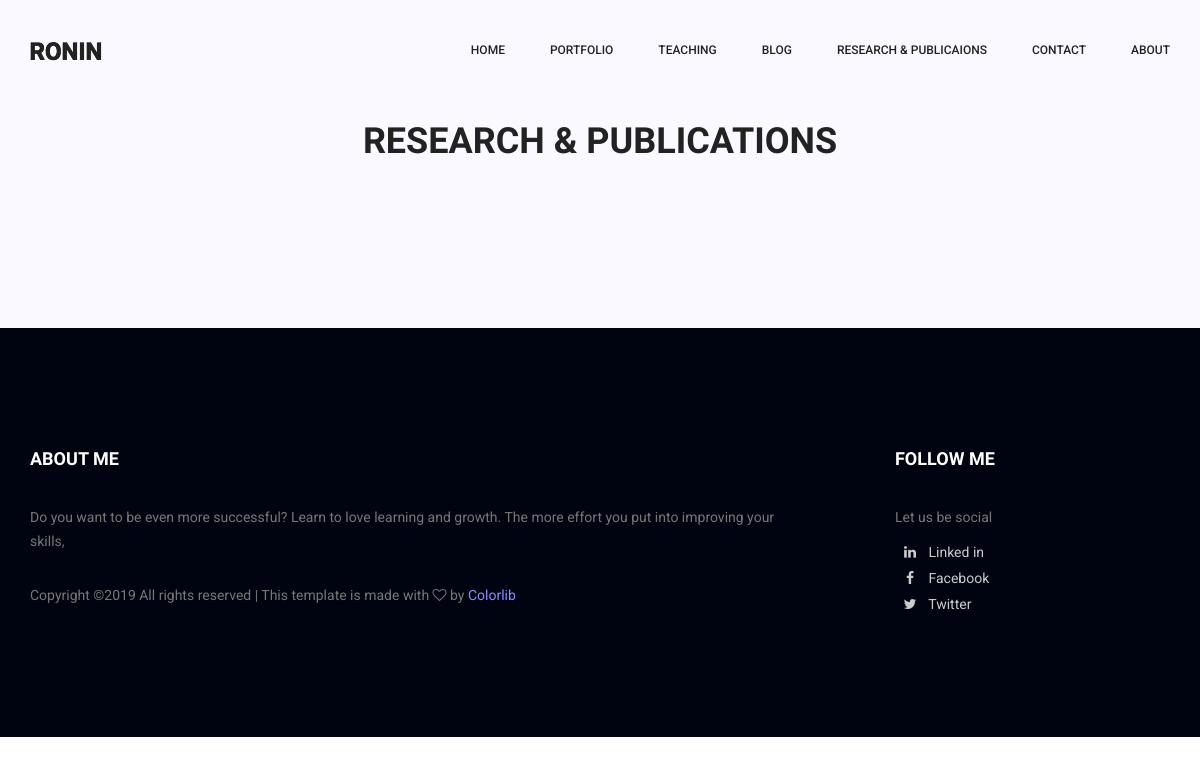
/research-and-publications/, run on an earlier commit of the app's database.
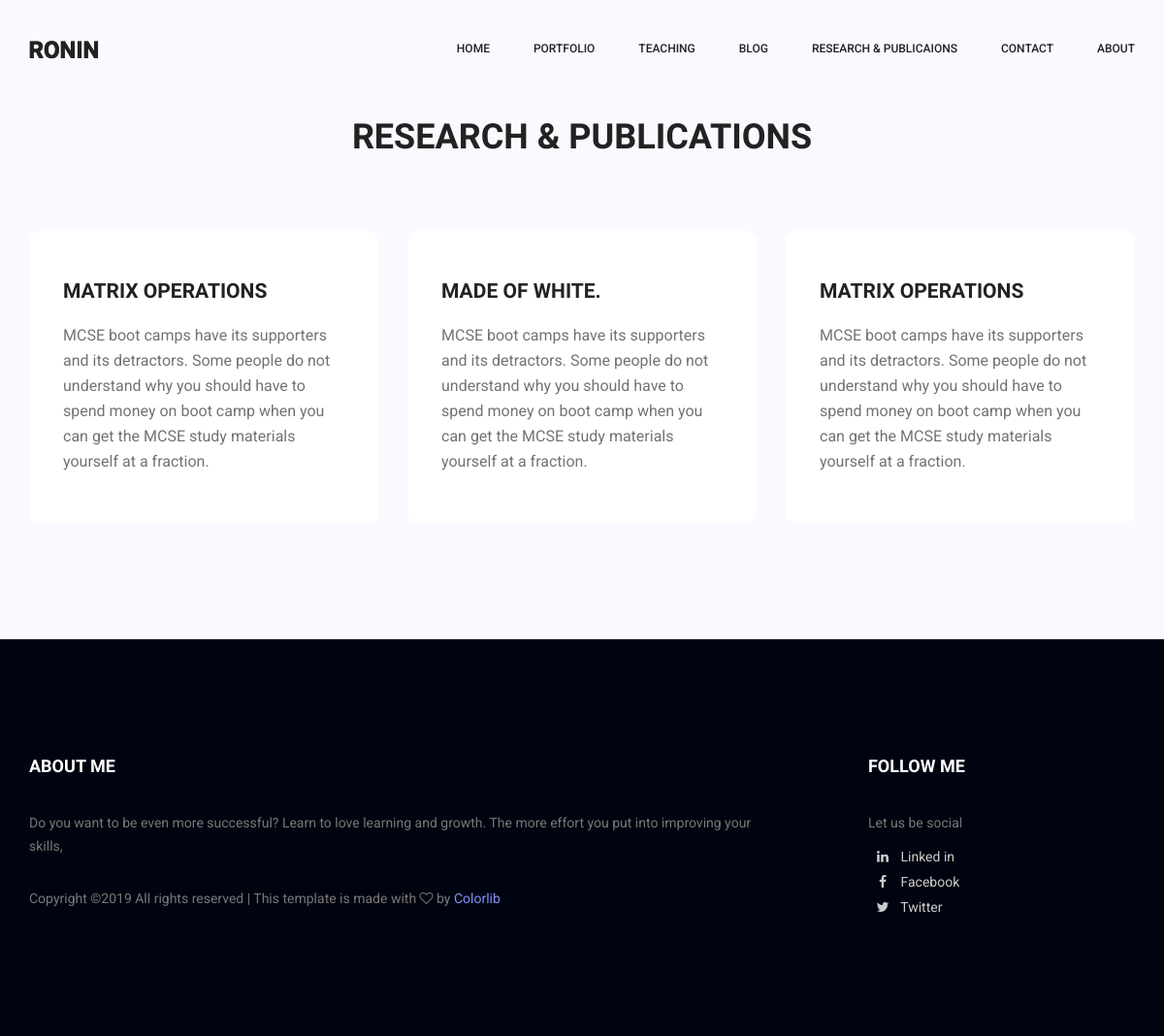
And on a later commit of the database.
### portfolio/models.py (models this page shows, shortened)
class ResearchAndPublications(models.Model):
    title = models.CharField(max_length=150)
    desc = models.TextField()
    details = models.TextField()
    date = models.DateField()
    display = models.BooleanField(default = 0)

### portfolio/views.py (the view)
# urls.py: path('research-and-publications/', ResearchAndPublicationsView.as_view(), name='randp'),
class ResearchAndPublicationsView(ListView):
    model = ResearchAndPublications
    context_object_name = 'randp'
    template_name = "randp.html"

### templates/randp.html
{% extends "base.html" %}{% load static %}
{% block body_block %}
        <section class="feature_area p_120">
        	<div class="container">
        		<div class="main_title">
        			<h2>Research & Publications</h2>
        		</div>
        		<div class="feature_inner row">
					{% for item in randp %}
						<div class="col-lg-4 col-md-6">
							<a href="{{ item.id }}">
        						<div class="feature_item">
        							<h4>{{ item.title }}</h4>
        							<p style='color:#737373'>{{ item.desc }}</p>
        						</div>
							</a>
        				</div>
					{% endfor %}
        		</div>
        	</div>
        </section>
{% endblock body_block %}

### templates/base.html (shortened to what this page needs)
<!doctype html>
{% load static %}
<html lang="en">
    <head>
        <link rel="stylesheet" href="{% static 'css/bootstrap.css' %}">
        <link rel="stylesheet" href="{% static 'vendors/linericon/style.css' %}">
        <link rel="stylesheet" href="{% static 'css/font-awesome.min.css' %}">
        <link rel="stylesheet" href="{% static 'vendors/owl-carousel/owl.carousel.min.css' %}">
        <link rel="stylesheet" href="{% static 'vendors/lightbox/simpleLightbox.css' %}">
        <link rel="stylesheet" href="{% static 'vendors/nice-select/css/nice-select.css' %}">
        <link rel="stylesheet" href="{% static 'vendors/animate-css/animate.css' %}">
        <link rel="stylesheet" href="{% static 'vendors/flaticon/flaticon.css' %}">
        <link rel="stylesheet" href="{% static 'css/style.css' %}">
        <link rel="stylesheet" href="{% static 'css/responsive.css' %}">
    </head>
    <body>
        <header class="header_area">
            <div class="main_menu" id="mainNav">
            	<nav class="navbar navbar-expand-lg navbar-light">
					<div class="container box_1620">
						<a class="navbar-brand logo_h" href="{% url 'homeapp:home' %}"><img src="{% static 'img/logo.png' %}" alt=""></a>
						<div class="collapse navbar-collapse offset" id="navbarSupportedContent">
							<ul class="nav navbar-nav menu_nav ml-auto">
								<li class="nav-item active"><a class="nav-link" href="{% url 'homeapp:home' %}">Home</a></li>
								<li class="nav-item active"><a class="nav-link" href="{% url 'portfolio:portfolio' %}">Portfolio</a></li>
								<li class="nav-item"><a class="nav-link" href="{% url 'blog:teachings' %}">Teaching</a>
								<li class="nav-item"><a class="nav-link" href="{% url 'blog:blogs' %}">Blog</a>
								<li class="nav-item"><a class="nav-link" href="{% url 'portfolio:randp' %}">Research & Publicaions</a>
								</li>
								<li class="nav-item"><a class="nav-link" href="{% url 'homeapp:contact' %}">Contact</a></li>
								<li class="nav-item"><a class="nav-link" href="{% url 'homeapp:about' %}">About</a></li>
							</ul>
						</div>
					</div>
            	</nav>
            </div>
        </header>
            {% block body_block %}
            {% endblock body_block %}
        <footer class="footer_area p_120">
        	<div class="container">
        		<div class="row footer_inner">
        			<div class="col-lg-8 col-sm-6">
        				<aside class="f_widget ab_widget">
        					<div class="f_title">
        						<h3>About Me</h3>
        					</div>
        					<p>Do you want to be even more successful? Learn to love learning and growth. The more effort you put into improving your skills,</p>
        					<p>
								Copyright &copy;<script>document.write(new Date().getFullYear());</script> All rights reserved | This template is made with <i class="fa fa-heart-o" aria-hidden="true"></i> by <a href="https://colorlib.com" target="_blank">Colorlib</a>
							</p>
        				</aside>
        			</div>
        			<div class="col-lg-4" style="padding-left:100px">
        				<aside class="f_widget social_widget">
        					<div class="f_title">
        						<h3>Follow Me</h3>
        					</div>
        					<p>Let us be social</p>
        					<ul class="list">
        						<li><a href="#" target="blank"><i class="fa fa-linkedin text-center" style="width:30px;"></i> Linked in</a></li><br>
        						<li><a href="#" target="blank"><i class="fa fa-facebook text-center" style="width:30px;"></i> Facebook</a></li><br>
        						<li><a href="#" target="blank"><i class="fa fa-twitter text-center" style="width:30px;"></i> Twitter </a></li><br>
        					</ul>
        				</aside>
        			</div>
        		</div>
        	</div>
        </footer>
    </body>
</html>

What changed in the data, as far as the page shows it:
added ResearchAndPublications: title "MATRIX OPERATIONS", desc "MCSE boot camps have its supporters and its detractors. Some people do not understand why you should have to spend money on boot camp when you can get the MCSE study materials yourself at a fraction."
added ResearchAndPublications: title "MADE OF WHITE.", desc "MCSE boot camps have its supporters and its detractors. Some people do not understand why you should have to spend money on boot camp when you can get the MCSE study materials yourself at a fraction."
added ResearchAndPublications: title "MATRIX OPERATIONS", desc "MCSE boot camps have its supporters and its detractors. Some people do not understand why you should have to spend money on boot camp when you can get the MCSE study materials yourself at a fraction."
